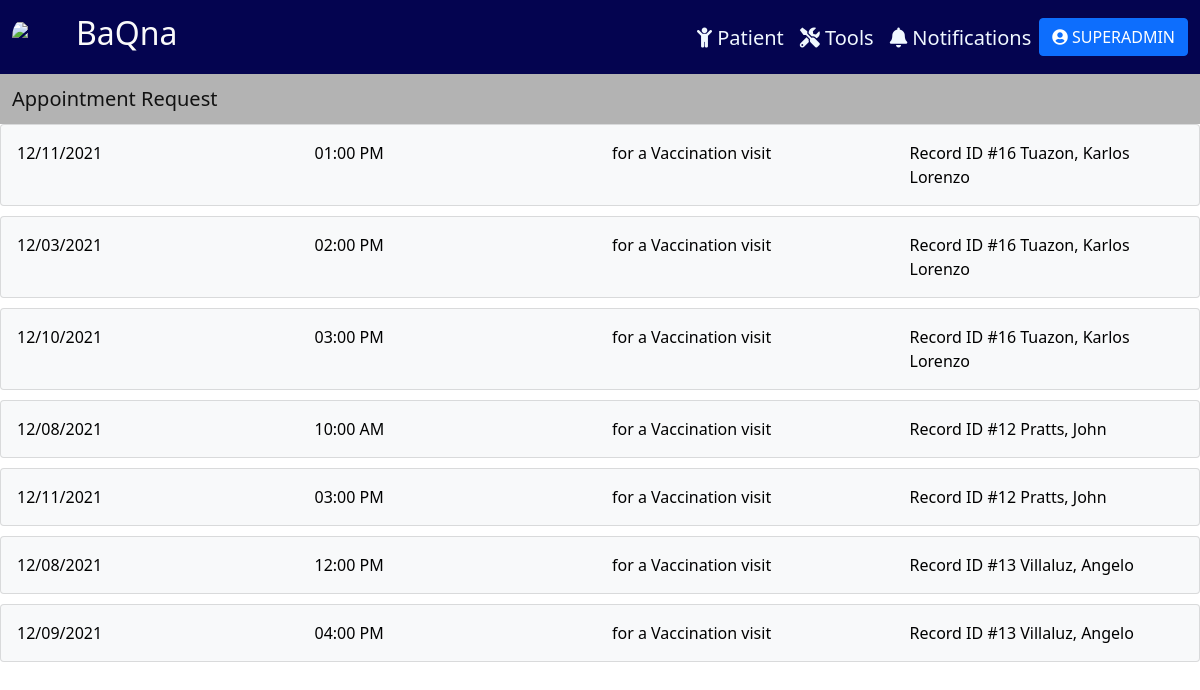
The page /notifs/ (signed in) on the database as committed earlier.
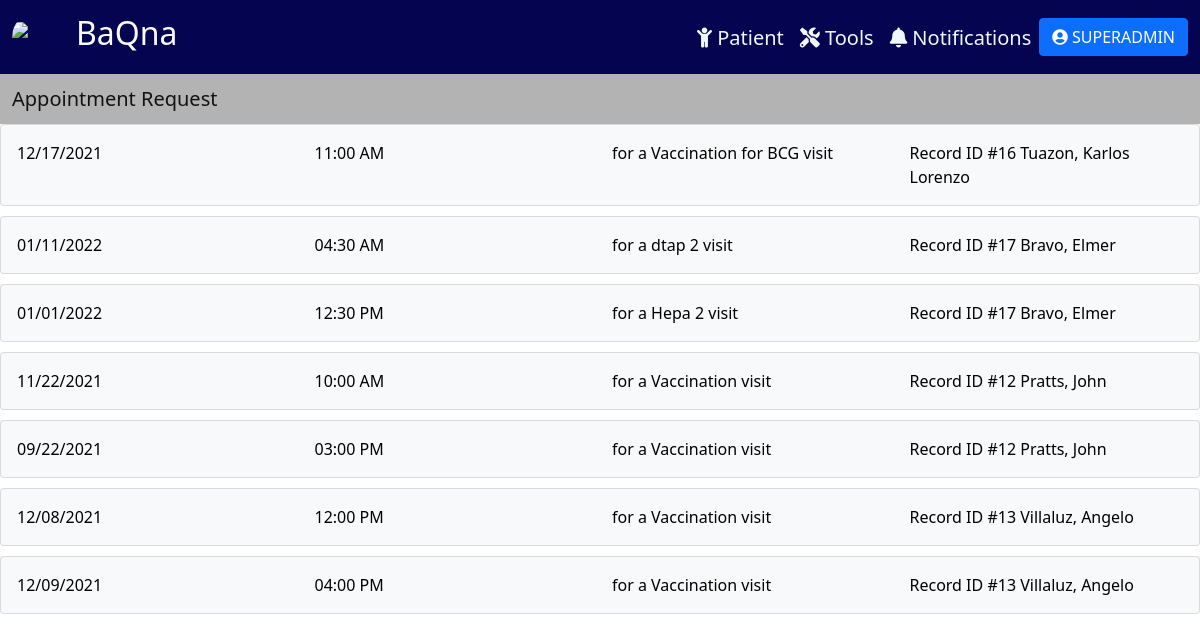
The same page on the database as committed later.
### tracker/models.py (models this page shows, shortened)
class Appointment(models.Model):
    STATUS = (
        ('Blank','Blank'),
        ('Confirmed', 'Confirmed'),
        ('Cancelled', 'Cancelled'),
        ('Rescheduled', 'Rescheduled'),
        ('Requested', 'Requested'),
    )
    patient = models.ForeignKey(Patient, null=True, blank=True, on_delete=models.CASCADE)
    status = models.CharField(max_length=100, choices=STATUS, null=True)
    date = models.DateField(null=True)
    time = models.TimeField(null=True)
    doctor = models.ForeignKey(Physician, on_delete=models.CASCADE)
    visit = models.CharField(max_length=100, null=True)
    location = models.CharField(max_length=100, null=True)
    date_created = models.DateTimeField(null=True, auto_now_add=True)

class Patient(models.Model):
    SEX = (
        ('M', 'Male'),
        ('F', 'Female'),
    )
    last_name = models.CharField(max_length=100, null=True)
    first_name = models.CharField(max_length=100, null=True)
    middle_name = models.CharField(max_length=100, null=True, blank=True)
    suffix = models.CharField(max_length=2, null=True, blank=True)
    nick_name = models.CharField(max_length=100, null=True, blank=True)
    sex = models.CharField(max_length=1, null=True, choices=SEX)
    birthdate = models.DateField(null=True)
    age = models.CharField(max_length=100, null=True, blank=True)
    attending_doctor = models.ForeignKey(Physician, related_name="docpatient", on_delete=models.CASCADE, null=True)
    cert_date = models.DateField(null=True, blank=True)
    cell_no = PhoneNumberField(null=True, blank=True, validators=[MaxLengthValidator(13)])
    landline = models.CharField(max_length=100, null=True, blank=True)
    email = models.EmailField(max_length=254, null=True, blank=True)
    house_no = models.CharField(max_length=100, null=True, blank=True)
    barangay = models.CharField(max_length=100, null=True, blank=True)
    city = models.CharField(max_length=100, null=True, blank=True)
    region = models.CharField(max_length=100, null=True, blank=True)
    zip = models.IntegerField(null=True, blank=True)
    mfname = models.CharField(max_length=100, null=True, blank=True)
    mlname = models.CharField(max_length=100, null=True, blank=True)
    mcontact = PhoneNumberField(null=True, blank=True)
    memail = models.EmailField(max_length=254, null=True, blank=True)
    ffname = models.CharField(max_length=100, null=True, blank=True)
    flname = models.CharField(max_length=100, null=True, blank=True)
    fcontact = PhoneNumberField(null=True, blank=True)
    femail = models.EmailField(max_length=254, null=True, blank=True)
    c1full_name = models.CharField(max_length=100, null=True, blank=True)
    relation1 = models.CharField(max_length=100, null=True, blank=True)
    c1contact = PhoneNumberField(null=True, blank=True)
    c2full_name = models.CharField(max_length=100, null=True, blank=True)
    relation2 = models.CharField(max_length=100, null=True, blank=True)
    c2contact = PhoneNumberField(null=True, blank=True)
    def __str__(self):
        return "{}, {}".format(self.last_name, self.first_name)

### tracker/views.py (the view)
# urls.py: path('notifs/', views.notifsPage, name = 'notifs'),
@login_required(login_url='login')
def notifsPage(request):
    flag = True if request.user.groups.filter(name='Doctor') else False
    if flag:
        appointments = Appointment.objects.filter(doctor=request.user.physician.id, status='Confirmed').order_by('-id')
    else:
        appointments = Appointment.objects.all().order_by('-id')
    data = {
        'appointments': appointments,
    }
    return render(request,'tracker/notifs.html', data)

### tracker/templatetags/auth_extras.py (called while the page is built)
@register.filter(name='has_group')
def has_group(user, group_name):
    group = Group.objects.get(name=group_name)
    return True if group in user.groups.all() else False

### tracker/templates/tracker/notifs.html (shortened to what this page needs)
{% extends 'tracker/main.html' %}
{% block content %}
<nav class="navbar navbar-light" style="background-color: rgb(179, 179, 179);">
    <div class="container-fluid">
      <span class="navbar-brand mb-0 h1">Appointment Request</span>
    </div>
</nav>
{% if appointments %}
{% for appointment in appointments %}
<div class="card card-body bg-light text-black">
  <div class="row" id='appointment' onclick="window.location='{% url 'appointment' appointment.patient.id %}'">
    <div class="col">{{appointment.date}}</div>
    <div class="col">{{appointment.time}}</div>
    <div class="col">for a {{appointment.visit}} visit</div>
    <div class="col">Record ID #{{appointment.patient.id}} {{appointment.patient}}</div>
  </div>
</div>
{% endfor %}
{% else %}
<div class="card card-body">
  <div class="row">
    <div class="col">No confirmed appointments yet.</div>
  </div>
</div>
{% endif %}
{% endblock content %}

### tracker/templates/tracker/main.html (shortened to what this page needs)
{% load static %} {% load auth_extras %}
<!DOCTYPE html>
<html lang="en">
<head>
    <link href="https://cdn.jsdelivr.net/npm/bootstrap@5.1.3/dist/css/bootstrap.min.css" rel="stylesheet">
    <link rel="stylesheet" href="https://cdnjs.cloudflare.com/ajax/libs/font-awesome/5.15.3/css/all.min.css" />
    <link rel="stylesheet" href="https://cdnjs.cloudflare.com/ajax/libs/tempusdominus-bootstrap-4/5.1.2/css/tempusdominus-bootstrap-4.min.css" />
</head>
<body>
  <nav class="navbar navbar-expand-xl" style="background-color: rgb(4, 4, 80);color: white;">
    <div class="container-fluid">
      {% if request.user|has_group:'Patient User' %}
        <a href="{% url 'homePatient' %}" class="navbar-brand">
          <div class="logo-image">
            <img src="https://i.ibb.co/drT8m1M/logo.jpg" class="img-fluid">
          </div>
        </a>
        <a href="{% url 'homePatient' %}"><h2 style="float: left; color: #FAFAFA;">BaQna</h2></a>
      {% else %}
        <a href="{% url 'home' %}" class="navbar-brand">
          <div class="logo-image">
            <img src="https://i.ibb.co/drT8m1M/logo.jpg" class="img-fluid">
          </div>
        </a>
        <a href="{% url 'home' %}"><h2 style="float: left; color: #FAFAFA;">BaQna</h2></a>
      {% endif %}
      <div class="collapse navbar-collapse me-auto" id="navbarTogglerDemo02">
        <div style="margin-left: auto;margin-top: 10px;">
          <ul class="navbar-nav me-auto mb-2 mb-lg-0 navbar-custom">
            {% if request.user|has_group:"Doctor" or request.user|has_group:"Admin" %}
            <li class="nav-item" style="margin-left: 15rem;">
              <a class="nav-link" href="{% url 'home' %}"><h5><i class="fas fa-child"></i> Patient</h5></a>
            </li>
            <li class="nav-item">
              <a class="nav-link" href="{% url 'report' %}"><h5><i class="fas fa-tools"></i> Tools</h5></a>
            </li>
            <li class="nav-item">
              <a class="nav-link" href="{% url 'notifs' %}"><h5><i class="fas fa-bell"></i> Notifications</h5></a>
            </li>
            {% endif %}
            <li class="nav-item">
              <div class="dropdown">
                <button class="btn btn-primary" type="button" id="dropdownMenuButton1" data-bs-toggle="dropdown" aria-expanded="false">
                  <i class="fas fa-user-circle"></i>
                  {% if request.user|has_group:'Doctor' %}
                    {{request.user.physician}}
                  {% elif request.user|has_group:'Patient User' %}
                    {{request.user.patientuser}}
                  {% else %}
                    {{request.user}}
                  {% endif %}
                </button>
              </div>
            </li>
          </ul>
        </div>
      </div>
    </div>
  </nav>
  {% block content %}
  {% endblock %}
</body>
</html>

### tracker/templates/tracker/main.html (style rules this page uses)
body { color:rgb(4, 4, 80); }
.navbar-custom a { color: aliceblue; }
.logo-image { width: 48px; height: 48px; border-radius: 50%; overflow: hidden; }

### tracker/templates/tracker/notifs.html (style rules this page uses)
.card { margin: 0; float: none; margin-bottom: 10px; }
.row { cursor: pointer; }

Rows that differ between the two databases and show on the page:
changed Appointment "Tuazon, Karlos Lorenzo": date "12/11/2021" → "12/17/2021"; time "01:00 PM" → "11:00 AM"; visit "Vaccination" → "Vaccination for BCG"
changed Appointment: date "12/03/2021" → "01/11/2022"; time "02:00 PM" → "04:30 AM"; visit "Vaccination" → "dtap 2"; patient.id "16" → "17"; patient "Tuazon, Karlos Lorenzo" → "Bravo, Elmer"
changed Appointment: date "12/10/2021" → "01/01/2022"; time "03:00 PM" → "12:30 PM"; visit "Vaccination" → "Hepa 2"; patient.id "16" → "17"; patient "Tuazon, Karlos Lorenzo" → "Bravo, Elmer"
changed Appointment "10:00 AM": date "12/08/2021" → "11/22/2021"
changed Appointment "03:00 PM": date "12/11/2021" → "09/22/2021"
